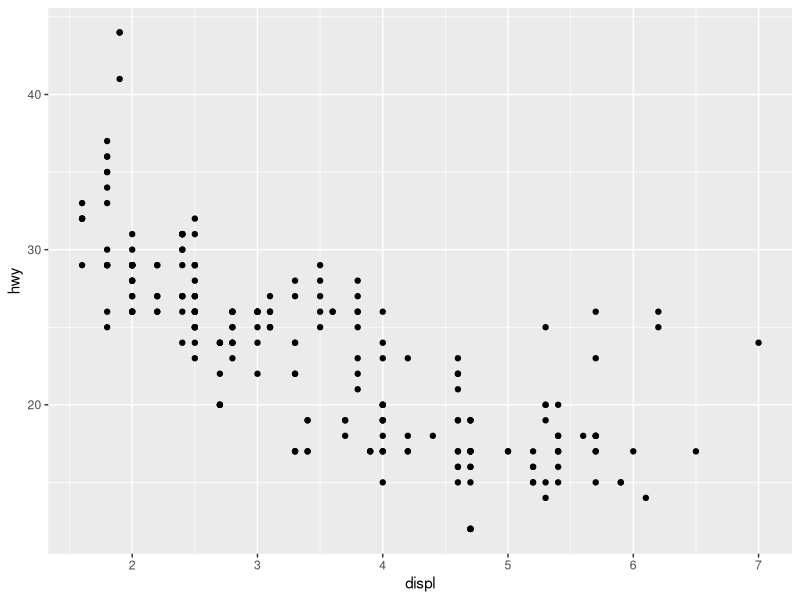
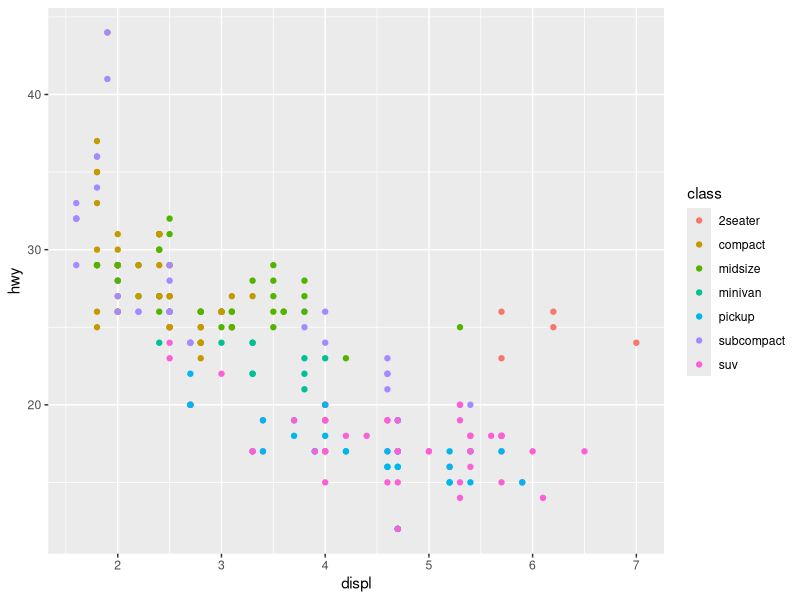
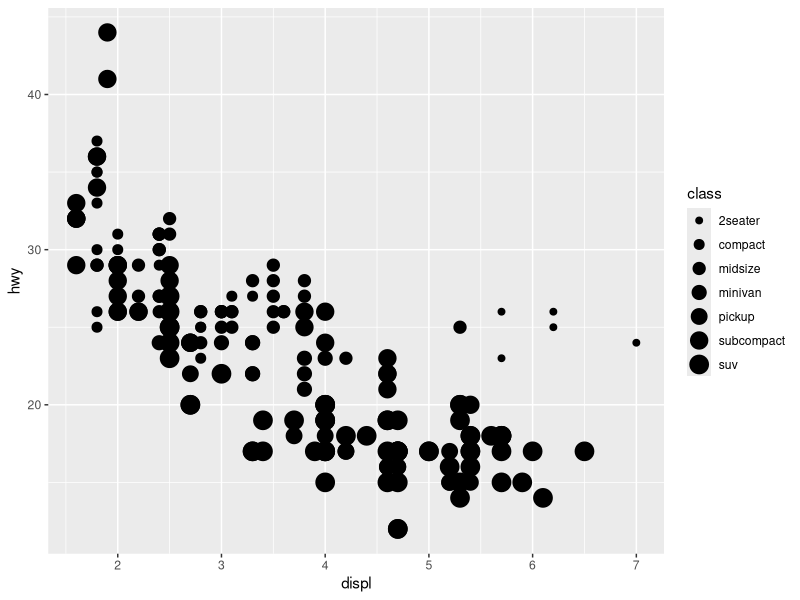
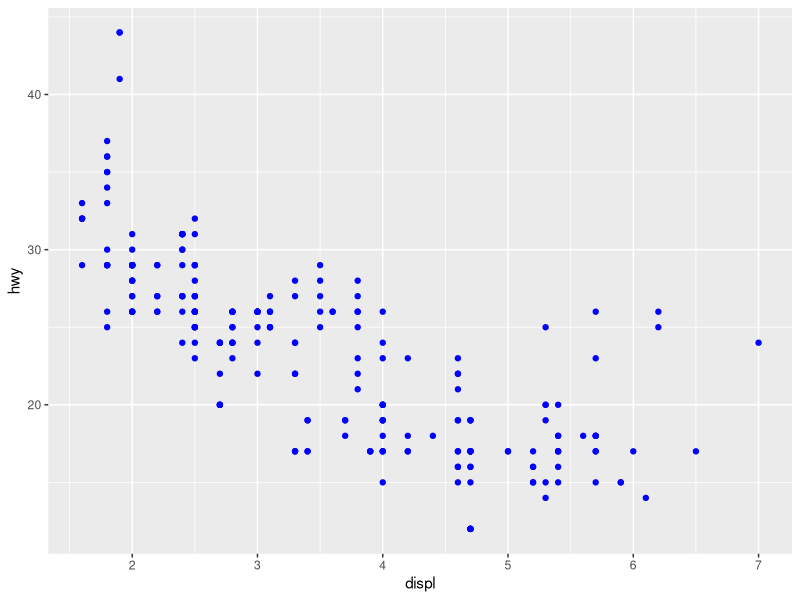
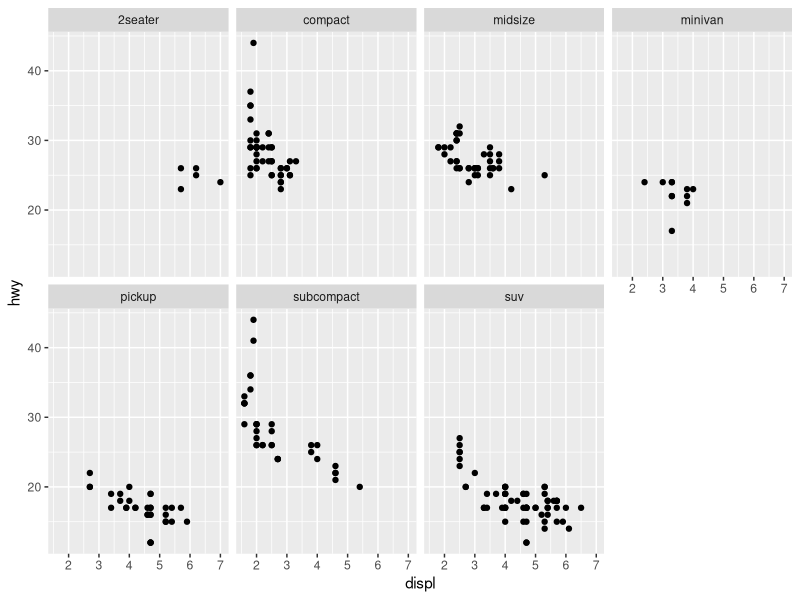
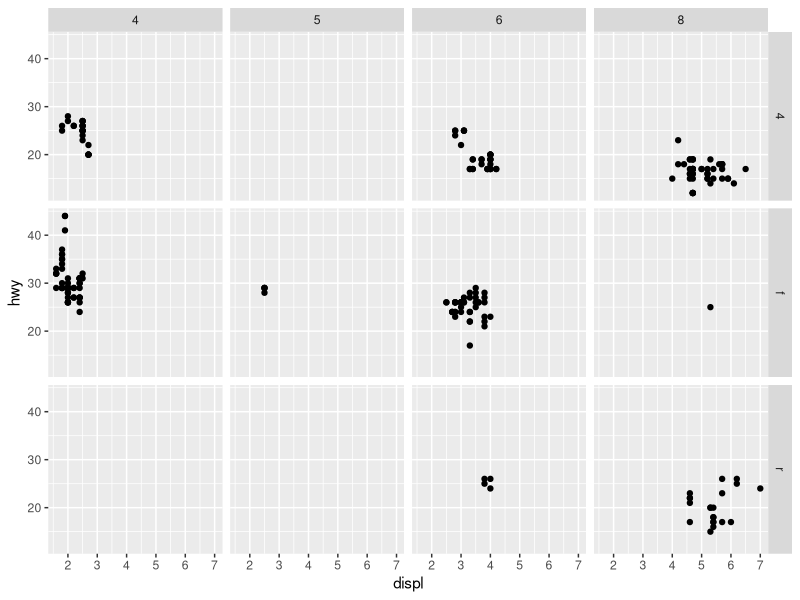
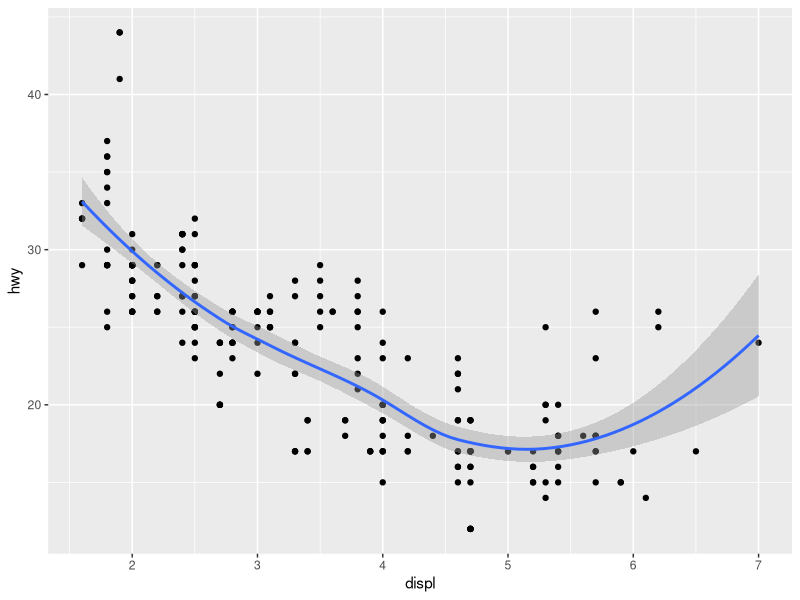
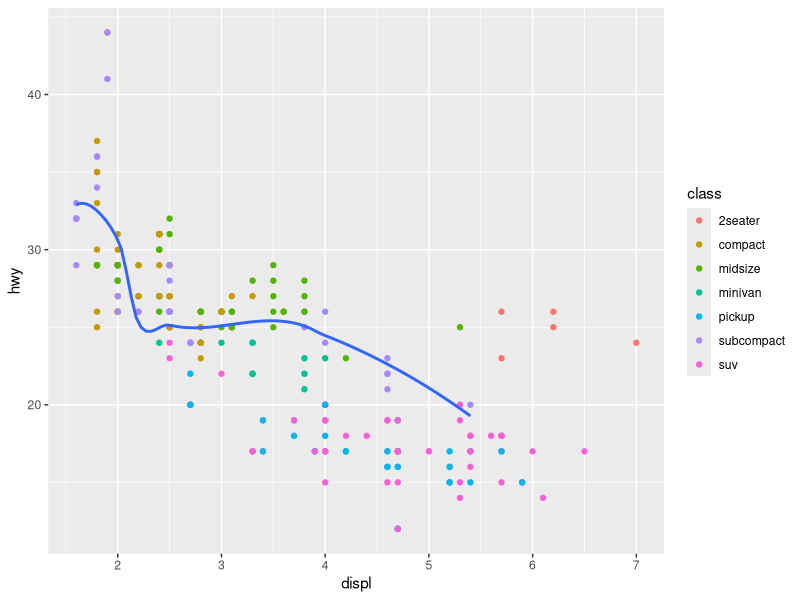

Recreate these plots in R, in order.
## ---- chunk 1
library(ggplot2)
library(tidyverse)
library(patchwork)

data("mpg")
mpg
## ---- chunk 2
# scatter plot 
# hwy：highway miles per gallon
# displ：engine displacement, in litres
ggplot(data = mpg) +
  geom_point(mapping = aes(x = displ, y = hwy))
## ---- chunk 3
ggplot(data = mpg) + 
  geom_point(mapping = aes(x = displ, y = hwy, color = class))
## ---- chunk 4
ggplot(data = mpg) + 
  geom_point(mapping = aes(x = displ, y = hwy, size = class))
## ---- chunk 5
ggplot(data = mpg) + 
  geom_point(mapping = aes(x = displ, y = hwy, color = class), color = "blue")
## ---- chunk 6
ggplot(data = mpg) + 
  geom_point(mapping = aes(x = displ, y = hwy)) + 
  facet_wrap(~ class, nrow = 2)
## ---- chunk 7
ggplot(data = mpg) + 
  geom_point(mapping = aes(x = displ, y = hwy)) + 
  facet_grid(drv ~ cyl)
## ---- chunk 8
ggplot(data = mpg, mapping = aes(x = displ, y = hwy)) + 
  geom_point() + 
  geom_smooth()

# equivalent with the following codes: 
# ggplot(data = mpg) + 
#   geom_point(mapping = aes(x = displ, y = hwy)) +
#   geom_smooth(mapping = aes(x = displ, y = hwy))
## ---- chunk 9
ggplot(data = mpg, mapping = aes(x = displ, y = hwy)) + 
  geom_point(mapping = aes(color = class)) + 
  geom_smooth(data = filter(mpg, class == "subcompact"), se = FALSE)
## ---- chunk 10
data("diamonds")
diamonds
## ---- chunk 11
table(diamonds$cut)

ggplot(data = diamonds) +
  geom_bar(mapping = aes(x = cut), stat = "count")

# equals to:
# ggplot(data = diamonds) + 
#   stat_count(mapping = aes(x = cut))
## ---- chunk 12
ggplot(data = diamonds) + 
  stat_summary(
    mapping = aes(x = cut, y = depth),
    fun.min = min,
    fun.max = max,
    fun = median
  )
## ---- chunk 13
p1 <- ggplot(data = diamonds) + 
  geom_bar(mapping = aes(x = cut, colour = cut))
p2 <- ggplot(data = diamonds) + 
  geom_bar(mapping = aes(x = cut, fill = cut))

# patchwork for combining plots
p1 + p2
## ---- chunk 14
ggplot(data = diamonds) + 
  geom_bar(mapping = aes(x = cut, fill = clarity), position='identity')
## ---- chunk 15
ggplot(data = diamonds) + 
  geom_bar(mapping = aes(x = cut, fill = clarity), position = "fill")
## ---- chunk 16
ggplot(data = diamonds) + 
  geom_bar(mapping = aes(x = cut, fill = clarity), position = "dodge")
## ---- chunk 17
p1 <- ggplot(data = mpg, mapping = aes(x = class, y = hwy)) + 
  geom_boxplot()
p2 <- ggplot(data = mpg, mapping = aes(x = class, y = hwy)) + 
  geom_boxplot() +
  coord_flip()
p1 + p2
## ---- chunk 18
ggplot(data = diamonds) + 
  geom_bar(
    mapping = aes(x = cut, fill = cut), 
    show.legend = FALSE,
    width = 1
  ) + 
  theme(aspect.ratio = 1) +
  labs(x = NULL, y = NULL) +
  coord_polar()
